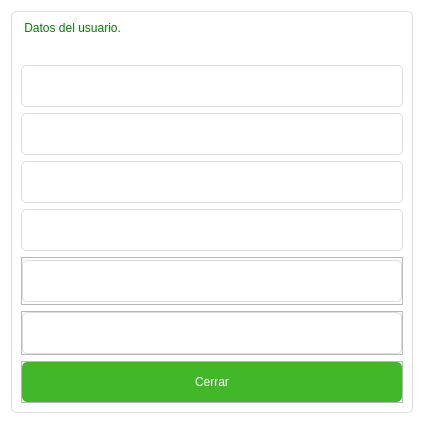
<?xml version="1.0" encoding="UTF-8"?>
<ui version="4.0">
 <class>Dialog</class>
 <widget class="QDialog" name="Dialog">
  <property name="geometry">
   <rect>
    <x>0</x>
    <y>0</y>
    <width>424</width>
    <height>424</height>
   </rect>
  </property>
  <property name="windowTitle">
   <string>Datos del usuario</string>
  </property>
  <property name="autoFillBackground">
   <bool>false</bool>
  </property>
  <property name="styleSheet">
   <string notr="true">QDialog {
	background-color : #FFF;
	margin : 0px;
	padding : 0px;
}

QFrame#content {
	background-color : transparent;
	border: 1px solid #DADDE1;
	border-radius: 5px;
	min-width : 400px;
	min-height : 400px;
}

QLabel {
	font : 77 12px &quot;Arial&quot;;
	color : green;
}

QLineEdit {
	background-color : transparent;
	border : 1px solid #DADDE1;
	border-radius : 5px;
	color : #616161;
	min-height : 40px;
	font : 77 18px &quot;Arial&quot;;
}

QPushButton {
	color : #FFFFFF;
	border-style : solid;
	border-radius: 5px;
	min-height : 40px;
	font : 77 18px &quot;Arial&quot;;
}

QPushButton#btn_login {
	background-color : #1877F2;
}

QPushButton#btn_login:pressed {
	background-color : transparent;
	color : #1877F2;
	border: 1px solid #1877F2;
	border-radius: 5px;
}

QPushButton#btn_signup {
	background-color : #42B72A;
}

QPushButton#btn_signup:hover, #btn_exit:hover, #btn_login:hover, #btn_cancel:hover {
	border: 1px solid #FFF;
	border-radius: 5px;
}

QPushButton#btn_signup:pressed {
	background-color : transparent;
	color : #42B72A;
	border: 1px solid #42B72A;
	border-radius: 5px;
}

QPushButton#btn_exit {
	background-color : #616161;
}

QPushButton#btn_exit:pressed {
	background-color : transparent;
	color : #616161;
	border: 1px solid #616161;
	border-radius: 5px;
}

QPushButton#btn_forgotten_password {
	border-style: outset;
	border-width: 0px;
	color : #1877F2;
	font : 77 15px &quot;Arial&quot;;
}

QPushButton#btn_forgotten_password:hover {
	text-decoration: underline;
}

QPushButton#btn_cancel {
	background-color : red;
}

QPushButton#btn_cancel:pressed {
	background-color : transparent;
	color : red;
	border: 1px solid red;
	border-radius: 5px;
}

QPushButton#btn_show_password, #btn_show_repassword {
	qproperty-icon: url(C:/Users/fgmcx/Documents/PycharmProjects/pythonProject1/icon/candado-cerrado.png);
	qproperty-iconSize: 24px;
	min-widgth : 32px;
	min-height : 32px;
}

QPushButton#btn_show_password:hover, #btn_show_repassword:hover {
	background-color : #DADDE1;
}
</string>
  </property>
  <layout class="QVBoxLayout" name="verticalLayout">
   <item>
    <widget class="QFrame" name="content">
     <property name="minimumSize">
      <size>
       <width>402</width>
       <height>402</height>
      </size>
     </property>
     <property name="styleSheet">
      <string notr="true">
/* ------------------------- ToolTip ------------------------------ */

QToolTip {
	color: #ffffff;
	background-color: #5E6065;
	border: 1px solid rgb(44, 49, 58);
	background-image: none;
	background-position: left center;
    background-repeat: no-repeat;
	border: none;
	border-left: 3px solid #31AFD6;
	text-align: left;
	padding: 8px;
	margin: 0px;
}</string>
     </property>
     <property name="frameShape">
      <enum>QFrame::StyledPanel</enum>
     </property>
     <property name="frameShadow">
      <enum>QFrame::Raised</enum>
     </property>
     <layout class="QVBoxLayout" name="verticalLayout_4">
      <item>
       <widget class="QLabel" name="lbl_info">
        <property name="styleSheet">
         <string notr="true">QLabel {
	font : 18px &quot;Arial&quot;;
}</string>
        </property>
        <property name="text">
         <string> Datos del usuario.</string>
        </property>
       </widget>
      </item>
      <item>
       <spacer name="verticalSpacer">
        <property name="orientation">
         <enum>Qt::Vertical</enum>
        </property>
        <property name="sizeHint" stdset="0">
         <size>
          <width>20</width>
          <height>40</height>
         </size>
        </property>
       </spacer>
      </item>
      <item>
       <widget class="QLineEdit" name="tfd_name">
        <property name="enabled">
         <bool>false</bool>
        </property>
        <property name="acceptDrops">
         <bool>true</bool>
        </property>
        <property name="toolTip">
         <string>Nombre</string>
        </property>
        <property name="placeholderText">
         <string/>
        </property>
        <property name="clearButtonEnabled">
         <bool>false</bool>
        </property>
       </widget>
      </item>
      <item>
       <widget class="QLineEdit" name="tfd_surname">
        <property name="enabled">
         <bool>false</bool>
        </property>
        <property name="toolTip">
         <string>Apellido</string>
        </property>
        <property name="placeholderText">
         <string/>
        </property>
        <property name="clearButtonEnabled">
         <bool>false</bool>
        </property>
       </widget>
      </item>
      <item>
       <widget class="QLineEdit" name="tfd_email">
        <property name="enabled">
         <bool>false</bool>
        </property>
        <property name="toolTip">
         <string>Correo electrónico</string>
        </property>
        <property name="placeholderText">
         <string/>
        </property>
        <property name="clearButtonEnabled">
         <bool>false</bool>
        </property>
       </widget>
      </item>
      <item>
       <widget class="QLineEdit" name="tfd_user">
        <property name="enabled">
         <bool>false</bool>
        </property>
        <property name="toolTip">
         <string>Nombre de usuario</string>
        </property>
        <property name="placeholderText">
         <string/>
        </property>
        <property name="clearButtonEnabled">
         <bool>false</bool>
        </property>
       </widget>
      </item>
      <item>
       <widget class="QFrame" name="fme_input_user">
        <property name="frameShape">
         <enum>QFrame::StyledPanel</enum>
        </property>
        <property name="frameShadow">
         <enum>QFrame::Raised</enum>
        </property>
        <layout class="QVBoxLayout" name="verticalLayout_2">
         <property name="spacing">
          <number>0</number>
         </property>
         <property name="leftMargin">
          <number>0</number>
         </property>
         <property name="topMargin">
          <number>2</number>
         </property>
         <property name="rightMargin">
          <number>0</number>
         </property>
         <property name="bottomMargin">
          <number>2</number>
         </property>
         <item>
          <widget class="QLineEdit" name="tfd_created">
           <property name="enabled">
            <bool>false</bool>
           </property>
           <property name="toolTip">
            <string>Fecha de creación</string>
           </property>
           <property name="text">
            <string/>
           </property>
           <property name="placeholderText">
            <string/>
           </property>
          </widget>
         </item>
        </layout>
       </widget>
      </item>
      <item>
       <widget class="QFrame" name="fme_input_user_2">
        <property name="styleSheet">
         <string notr="true"/>
        </property>
        <property name="frameShape">
         <enum>QFrame::StyledPanel</enum>
        </property>
        <property name="frameShadow">
         <enum>QFrame::Raised</enum>
        </property>
        <layout class="QHBoxLayout" name="horizontalLayout_2">
         <property name="spacing">
          <number>0</number>
         </property>
         <property name="leftMargin">
          <number>0</number>
         </property>
         <property name="topMargin">
          <number>0</number>
         </property>
         <property name="rightMargin">
          <number>0</number>
         </property>
         <property name="bottomMargin">
          <number>0</number>
         </property>
         <item>
          <widget class="QLineEdit" name="tfd_updated">
           <property name="enabled">
            <bool>false</bool>
           </property>
           <property name="sizePolicy">
            <sizepolicy hsizetype="Preferred" vsizetype="Fixed">
             <horstretch>0</horstretch>
             <verstretch>0</verstretch>
            </sizepolicy>
           </property>
           <property name="toolTip">
            <string>Fecha de ultimo ingreso</string>
           </property>
           <property name="styleSheet">
            <string notr="true"/>
           </property>
           <property name="text">
            <string/>
           </property>
           <property name="placeholderText">
            <string/>
           </property>
          </widget>
         </item>
        </layout>
       </widget>
      </item>
      <item>
       <widget class="QFrame" name="frame">
        <property name="frameShape">
         <enum>QFrame::StyledPanel</enum>
        </property>
        <property name="frameShadow">
         <enum>QFrame::Raised</enum>
        </property>
        <layout class="QHBoxLayout" name="horizontalLayout">
         <property name="leftMargin">
          <number>0</number>
         </property>
         <property name="topMargin">
          <number>0</number>
         </property>
         <property name="rightMargin">
          <number>0</number>
         </property>
         <property name="bottomMargin">
          <number>0</number>
         </property>
         <item>
          <widget class="QPushButton" name="btn_close">
           <property name="sizePolicy">
            <sizepolicy hsizetype="Preferred" vsizetype="Fixed">
             <horstretch>0</horstretch>
             <verstretch>0</verstretch>
            </sizepolicy>
           </property>
           <property name="toolTip">
            <string>Cierra la ventana.</string>
           </property>
           <property name="whatsThis">
            <string>&lt;html&gt;&lt;head/&gt;&lt;body&gt;&lt;p&gt;Soy un boton pues, ¿Qué más esperabas?&lt;/p&gt;&lt;/body&gt;&lt;/html&gt;</string>
           </property>
           <property name="styleSheet">
            <string notr="true">QPushButton {
	color : #FFFFFF;
	border-style : solid;
	border-radius: 5px;
	min-height : 40px;
	font : 77 18px &quot;Arial&quot;;
	background-color : #42B72A;
	padding-left : 20px;
	padding-right : 20px;
}

QPushButton:hover {
	border: 1px solid #FFF;
	border-radius: 5px;
}

QPushButton:pressed {
	background-color : transparent;
	color : #42B72A;
	border: 1px solid #42B72A;
	border-radius: 5px;
}

</string>
           </property>
           <property name="text">
            <string>Cerrar</string>
           </property>
          </widget>
         </item>
        </layout>
       </widget>
      </item>
     </layout>
    </widget>
   </item>
  </layout>
 </widget>
 <resources/>
 <connections/>
</ui>
